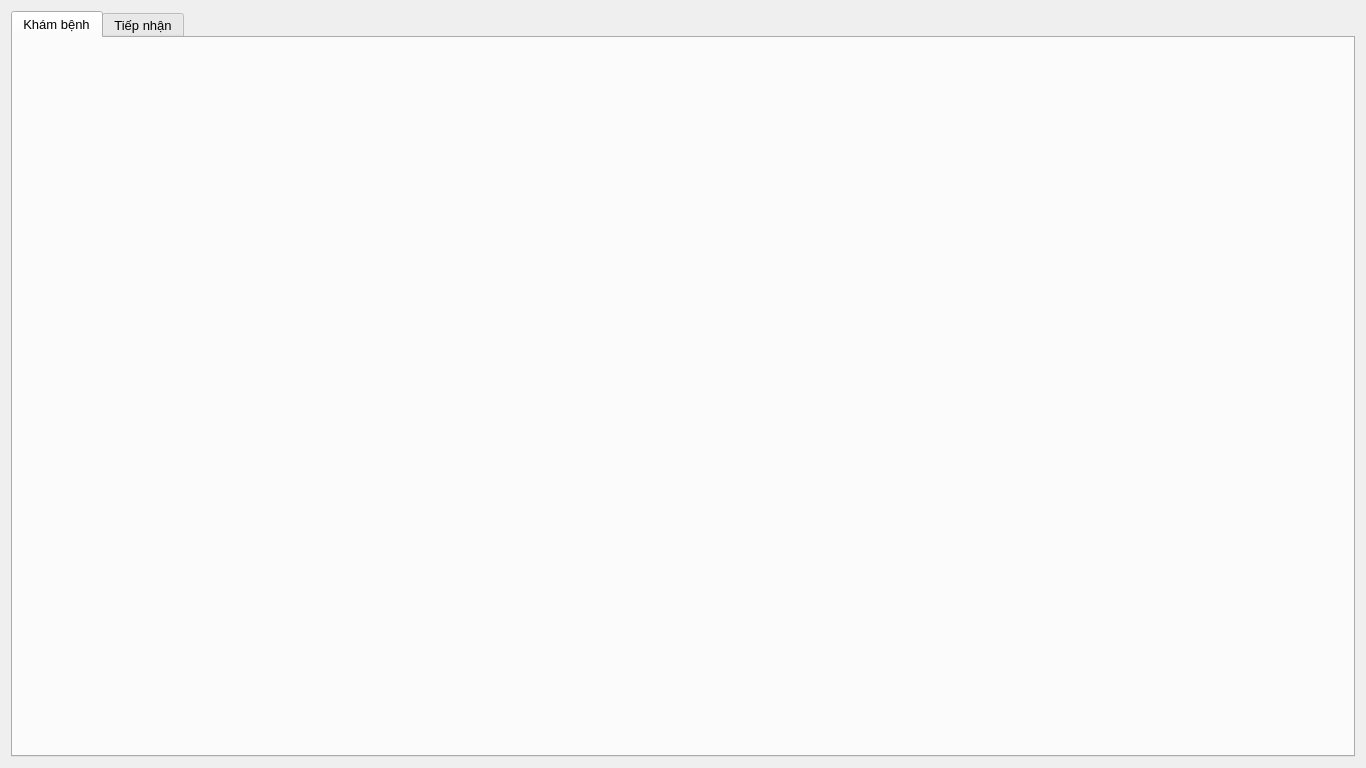
<?xml version="1.0" encoding="UTF-8"?>
<ui version="4.0">
 <class>mainWidget</class>
 <widget class="QWidget" name="mainWidget">
  <property name="geometry">
   <rect>
    <x>0</x>
    <y>0</y>
    <width>1366</width>
    <height>768</height>
   </rect>
  </property>
  <property name="font">
   <font>
    <family>Arial</family>
    <pointsize>10</pointsize>
    <weight>50</weight>
    <bold>false</bold>
   </font>
  </property>
  <property name="windowTitle">
   <string>PhanMemBenhVien</string>
  </property>
  <layout class="QVBoxLayout" name="verticalLayout">
   <item>
    <widget class="QTabWidget" name="tabWidget">
     <property name="autoFillBackground">
      <bool>false</bool>
     </property>
     <property name="styleSheet">
      <string notr="true"/>
     </property>
     <property name="currentIndex">
      <number>2</number>
     </property>
     <widget class="QWidget" name="tab_kham_benh">
      <attribute name="title">
       <string>Khám bệnh</string>
      </attribute>
     </widget>
     <widget class="QWidget" name="tab_tiep_nhan">
      <attribute name="title">
       <string>Tiếp nhận</string>
      </attribute>
     </widget>
    </widget>
   </item>
  </layout>
 </widget>
 <resources/>
 <connections/>
</ui>
